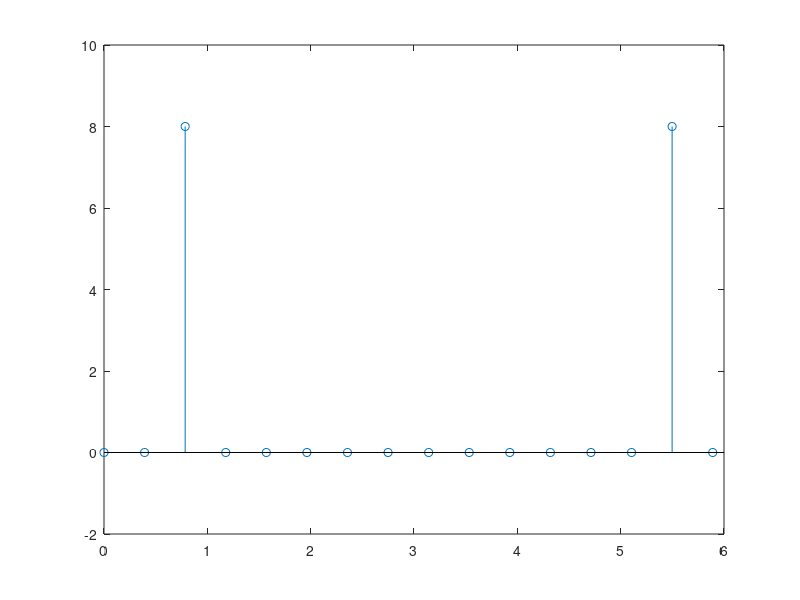

Write MATLAB code to recreate this figure.
clear;
f = @(t) cos(25*pi*t);

delta_t = 0.01;
N = 16;
t = 0:delta_t:(N-1)*delta_t;
f_omega = zeros(1, N);
w0 = 2*pi/N;

for n=0:N-1
  for k=0:N-1
    f_omega(n+1) = f_omega(n+1) + f(t(k+1))*exp(-i*k*w0*n);
  endfor
  omega(n+1) = n*w0;
#  if (f_omega(n+1) > 0.01)
#    printf("omega = %d, f_omega = %d\n", omega(n+1), f_omega(n+1));
#  endif
endfor

stem(omega, f_omega);